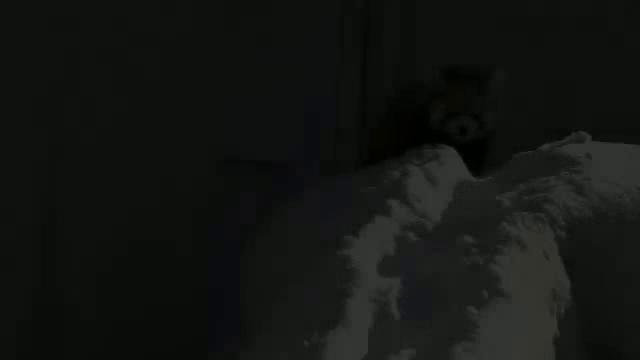
#> input picture frame 15 of tutorials/outputvideo.avi, 640 x 360 px, given in place of red_panda_snow.mp4, which was not available
$ python t2_Loading_video_and_Webcam.py
#> lines starting #> are read from the running program, lines starting #| are printed output that depends on the picture; pictures that were not available may be replaced by others from this repository, and a replacement may not be noted
import cv2
import numpy as np

# from WebCam
# cap = cv2.VideoCapture(0)

# from mp4-file
path_to_video = '../resources/red_panda_snow.mp4'
cap = cv2.VideoCapture(path_to_video)

# coder to save video
fourcc = cv2.VideoWriter_fourcc(*"XVID")
out = cv2.VideoWriter("outputvideo.avi", fourcc, 25, (640, 360))

while True:
    ret, frame = cap.read()
#> frame is the input picture: shape (360, 640, 3); mean B, G, R 18.1, 20.7, 18.8
    # print size of the frame
    print(frame.shape)
#| (360, 640, 3)
    gray_frame = cv2.cvtColor(frame, cv2.COLOR_BGR2GRAY)

    # mirror reflection
    frame2 = cv2.flip(frame, 0)
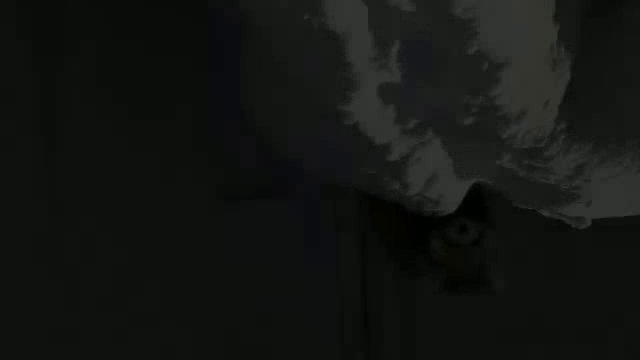
#> frame2: shape (360, 640, 3); mean B, G, R 18.1, 20.7, 18.8
    frame3 = cv2.flip(frame, 1)
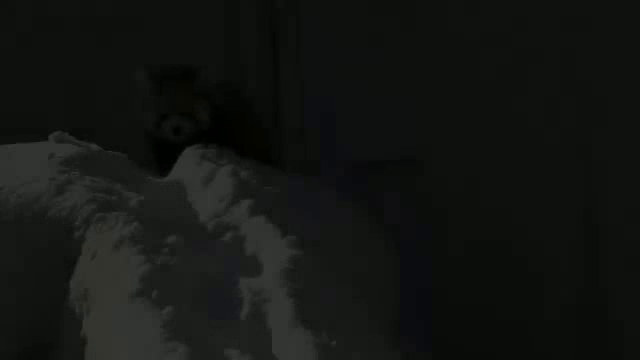
#> frame3: shape (360, 640, 3); mean B, G, R 18.1, 20.7, 18.8

    cv2.imshow('frame', frame)
    cv2.imshow('gray_frame', gray_frame)
    cv2.imshow('frame2', frame2)
    cv2.imshow('frame3', frame3)

    out.write(frame3)

    # wait for any key 1ms and goto while True
    # cv2.waitKey(0) - don`t wait, just press any key
    key = cv2.waitKey(25)
#> (key Esc is pressed here)
    if key == 27:
        break

out.release()
cap.release()
cv2.destroyAllWindows()

$ run again, starting later in the video
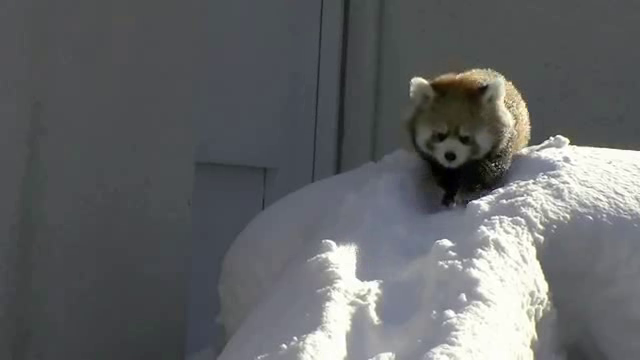
#> input picture frame 68 of tutorials/outputvideo.avi, 640 x 360 px, given in place of red_panda_snow.mp4, which was not available
#> frame is the input picture: shape (360, 640, 3); mean B, G, R 101.6, 99.9, 97.9
#| (360, 640, 3)
#> `frame2 = cv2.flip(frame, 0)`:
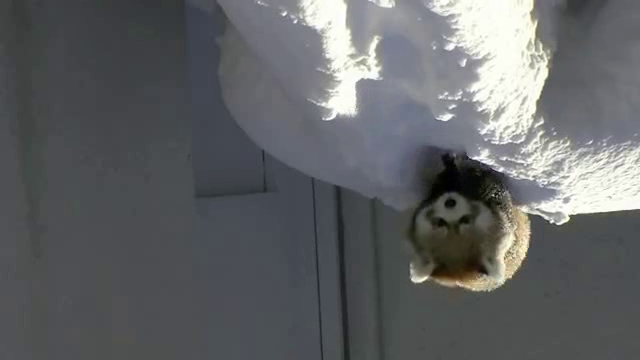
#> frame2: shape (360, 640, 3); mean B, G, R 101.6, 99.9, 97.9
#> `frame3 = cv2.flip(frame, 1)`:
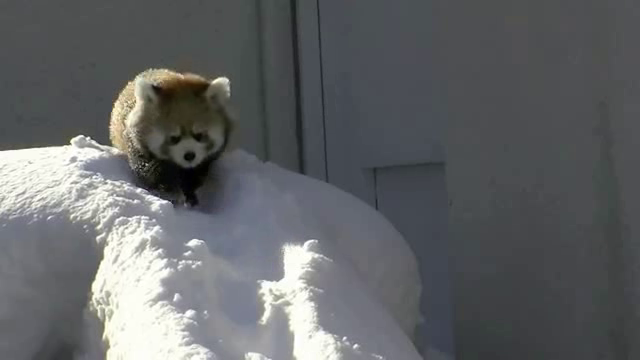
#> frame3: shape (360, 640, 3); mean B, G, R 101.6, 99.9, 97.9

$ run again, starting later in the video
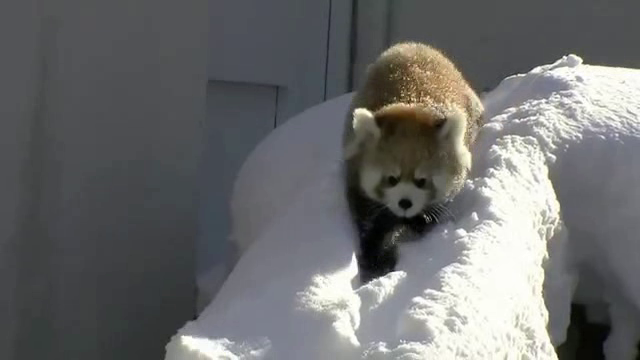
#> input picture frame 122 of tutorials/outputvideo.avi, 640 x 360 px, given in place of red_panda_snow.mp4, which was not available
#> frame is the input picture: shape (360, 640, 3); mean B, G, R 107.7, 107.4, 106.7
#| (360, 640, 3)
#> `frame2 = cv2.flip(frame, 0)`:
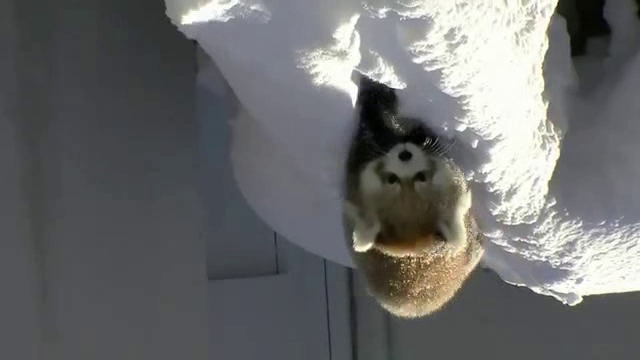
#> frame2: shape (360, 640, 3); mean B, G, R 107.7, 107.4, 106.7
#> `frame3 = cv2.flip(frame, 1)`:
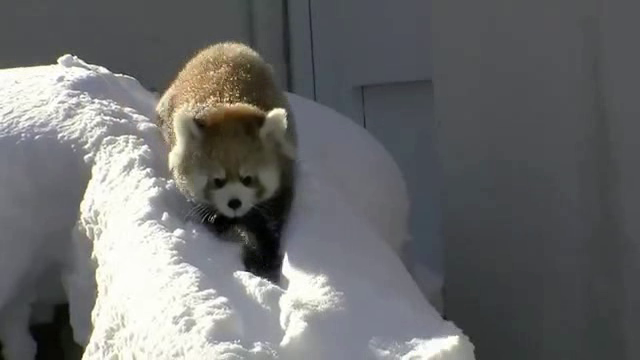
#> frame3: shape (360, 640, 3); mean B, G, R 107.7, 107.4, 106.7
